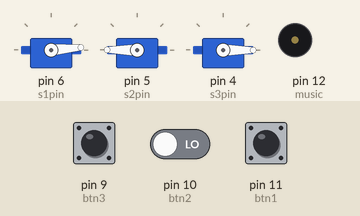
Recording of a sketch running on a simulated Arduino Uno, built with avr-gcc and run on an emulated ATmega328P. On the bench: 3 × servo, buzzer (waves = sounding). Inputs (shaded band) come from the test bench; at power-on: pin 9 (btn3) LOW, pin 10 (btn2) LOW, pin 11 (btn1) LOW.

Above: at 18.0 s.
18.1 s: pin 9 (btn3) pulled HIGH for 3 s
At 27.3 s:
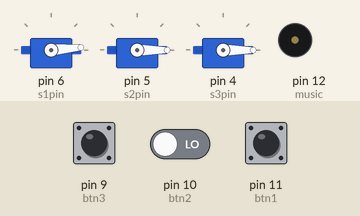
28.5 s: pin 9 (btn3) driven HIGH and pin 10 (btn2) driven HIGH
At 31.69 s:
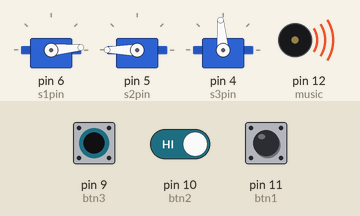
38.9 s: pin 10 (btn2) driven LOW
At 39.6 s:
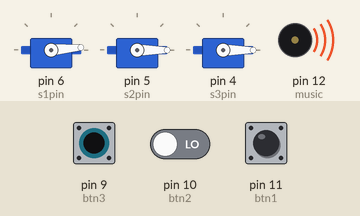
49.3 s: pin 10 (btn2) driven HIGH
At 50.25 s:
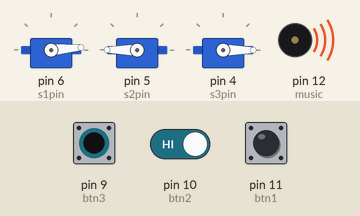
Timing chart, 0 to 60.7 s (numbered marks = the images above; inputs shaded):
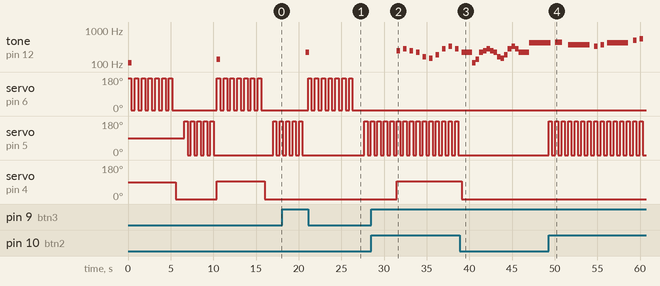

The sketch:

Puppet.ino
```cpp
//Servo Puppet
#include <Servo.h>
#define c2 65
#define c2s 69
#define d2 73
#define d2s 77
#define e2 82
#define f2 87
#define f2s 92
#define g2 97
#define g2s 103
#define a2 110
#define a2s 116
#define b2 123
#define c3 130
#define c3s 138
#define d3 146
#define d3s 155
#define e3 164
#define f3 174
#define f3s 184
#define g3 195
#define g3s 207
#define a3 220
#define a3s 233
#define b3 246
#define c4 261
#define c4s 277
#define d4 293
#define d4s 311
#define e4 329
#define f4 349
#define f4s 369
#define g4 391
#define g4s 415
#define a4 440
#define a4s 466
#define b4 493
#define c5 523
#define c5s 554
#define d5 587
#define d5s 622
#define e5 659
#define f5 698
#define f5s 739
#define g5 783
#define g5s 830
#define a5 880
#define a5s 932
#define b5 989

Servo s1,s2,s3; //servos
int btn1=11,btn2=10,btn3=9,music=12; //pins for button and music
int s1pin=6,s2pin=5,s3pin=4; //servo pins
void setup(){
  pinMode(btn1,INPUT); //set pins and servos
  pinMode(btn2,INPUT);
  pinMode(btn3,INPUT);
  s1.attach(s1pin);
  s2.attach(s2pin);
  s3.attach(s3pin);
}
float whole = 3333.33; //tempo for music
float half = whole/2;
float quarter = whole/4;
float eighth = whole/8;

float note[] = {a2,c3s,a3,b3,c4s,b3,a3,e3, //music notes
                d3,f3s,c4s,e4,c4s,a3,
                a2,c3s,a3,b3,c4s,b3,a3,e3,
                d3,f3s,c4s,e4,c4s,a3,
                g4s,a4,
                f4s,e4,f4s,
                g4s,b4,c5s,
                -1,f4s,c5s,e5,
                g5,f5s,d5,a4,b4,
                g5,f5s,d5,a4,b4,
                a4,
                e4,a3,
                a2,c3s,e3,b3,c4s,e4,a4,c5s,
                d5,c5s,a4,e5,f5s,
                -1,d5,b4,c5s,
                d5,c5s,d5s,f5s,
                c5s,b3,a3,
                e2,g2s,b2,e3,g3s,e3,b2,g2s,
                e2,g2s,b2,e3,g3s,e3,a3,
                g5,f5s,e5,d5,e5,d5,e5,f5s,
                -1,e5,a5,
                g5s,e5,b4,g4s,e4,
                b4,g5s,e4,b3,g3s,
                e3,g3s,b3,e4,b3,g3s,
                e3,g3s,b3,e4,b3,g3s
};
float time[] = {eighth,eighth,eighth,eighth,eighth,eighth,eighth,eighth, //music note lengths
                eighth,eighth,eighth,eighth,eighth,eighth+quarter,
                eighth,eighth,eighth,eighth,eighth,eighth,eighth,eighth,
                eighth,eighth,eighth,eighth,eighth,eighth+quarter,
                half+quarter,quarter,
                half+quarter,eighth,eighth,
                half+quarter,eighth,eighth,
                eighth,eighth+half,eighth,eighth,
                quarter+eighth,eighth,quarter,eighth,eighth+whole,
                quarter,quarter,quarter,eighth,eighth+half+quarter,
                quarter,
                quarter,quarter,half,
                eighth,eighth,eighth,eighth,eighth,eighth,eighth,eighth,
                quarter+eighth,eighth,quarter,eighth,eighth,
                eighth,eighth+half,eighth,eighth,
                quarter,eighth,quarter,quarter+eighth,
                half+quarter,eighth,eighth,
                eighth,eighth,eighth,eighth,eighth,eighth,eighth,eighth,
                eighth,eighth,eighth,eighth,eighth,eighth,quarter,
                eighth,eighth,eighth,eighth,eighth,eighth,eighth,eighth,
                eighth,quarter+eighth,half,
                eighth,eighth,eighth,eighth,half,
                eighth,eighth,eighth,eighth,half,
                eighth,eighth,eighth,eighth,eighth,eighth+quarter,
                eighth,eighth,eighth,eighth,eighth,eighth+quarter
};

void loop(){
  for(int i=0;i<sizeof(note)/sizeof(float);i++){ //loop for music
    if(note[i] != -1) tone(music,note[i],time[i]);
    unsigned long start = millis();
    while(millis()-start<time[i]){
      if(digitalRead(btn1) == HIGH){ //pickaxe
        pickaxe();
      }
      else if(digitalRead(btn2) == HIGH){ //running
        run();
      }
      else if(digitalRead(btn3) == HIGH){ //creeper jumping
        s3.write(0);
      }
      else{ //automatic
        for(int i=0;i<7;i++){
          pickaxe();
        }
        s3.write(0);
        delay(1000);
        for(int i=0;i<5;i++){
          run();
        }
        s3.write(95);
      }
    }
  }
}

void pickaxe(){
  s1.write(173);
  delay(400);
  s1.write(5);
  delay(400);
}
void run(){
  s2.write(180);
  delay(380);
  s2.write(0);
  delay(380);
}
```

Measured:
- after the input at 18.1 s, servo on pin 4 (s3pin): stays 0° (without the input it goes to 95° after 2.7 s)
- after the input at 28.5 s, servo on pin 6 (s1pin): stops changing and stays 5°; servo on pin 4 (s3pin): goes on until 31.5 s, then stays 95°
- after the input at 38.9 s, servo on pin 5 (s2pin): stops changing and stays 0°; servo on pin 4 (s3pin): 95° → 0° after 0.20 s
- after the input at 49.3 s, servo on pin 5 (s2pin): alternates 180° for 0.38 s and 0° for 0.38 s, starting at once
